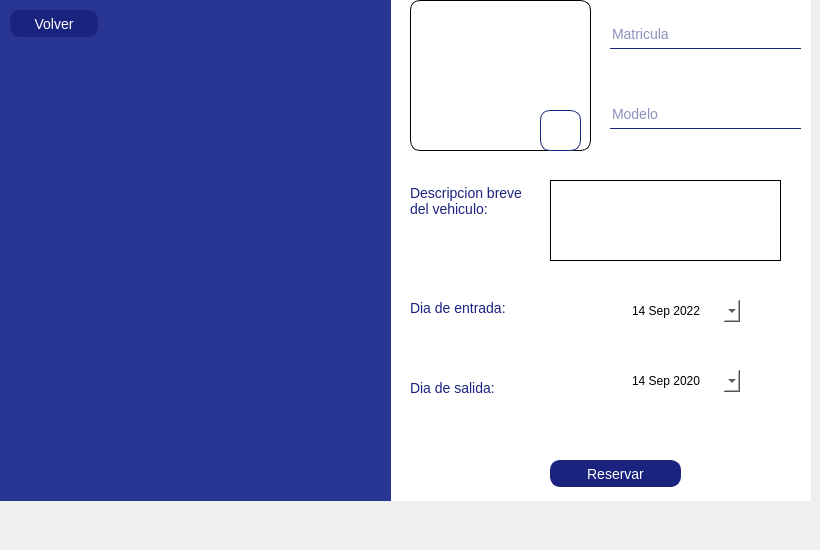
    <widget class="QWidget" name="ReservacionPremium">
     <widget class="QGroupBox" name="groupBox_7">
      <property name="geometry">
       <rect>
        <x>0</x>
        <y>-40</y>
        <width>811</width>
        <height>541</height>
       </rect>
      </property>
      <property name="styleSheet">
       <string notr="true">*{
background-color: transparent;
border: none;
}


QGroupBox{
background-color:white;
border: none;

}

QLineEdit{
color: #1a237e;
border-bottom: 1px solid #1a237e;
border-color: #1a237e;
font-size:14px;
}

QLabel{
color:#1a237e;
background-color: transparent;
font-size:14px

}

QPushButton{
color: white;
background-color: #1a237e;
font-size:14px;
border: 1px solid #1a237e;
border-radius: 10px; 
padding: 2px 4px;
}


</string>
      </property>
      <property name="title">
       <string/>
      </property>
      <property name="checkable">
       <bool>false</bool>
      </property>
      <widget class="QPushButton" name="reservarcajon_3">
       <property name="geometry">
        <rect>
         <x>550</x>
         <y>500</y>
         <width>131</width>
         <height>27</height>
        </rect>
       </property>
       <property name="styleSheet">
        <string notr="true"/>
       </property>
       <property name="text">
        <string>Reservar</string>
       </property>
      </widget>
      <widget class="QLineEdit" name="Modelo_2">
       <property name="geometry">
        <rect>
         <x>610</x>
         <y>140</y>
         <width>191</width>
         <height>29</height>
        </rect>
       </property>
       <property name="styleSheet">
        <string notr="true"/>
       </property>
       <property name="readOnly">
        <bool>false</bool>
       </property>
       <property name="placeholderText">
        <string>Modelo</string>
       </property>
       <property name="clearButtonEnabled">
        <bool>true</bool>
       </property>
      </widget>
      <widget class="QLineEdit" name="Matricula_2">
       <property name="geometry">
        <rect>
         <x>610</x>
         <y>60</y>
         <width>191</width>
         <height>29</height>
        </rect>
       </property>
       <property name="styleSheet">
        <string notr="true"/>
       </property>
       <property name="placeholderText">
        <string>Matricula</string>
       </property>
      </widget>
      <widget class="QLabel" name="fotouser_3">
       <property name="geometry">
        <rect>
         <x>410</x>
         <y>40</y>
         <width>181</width>
         <height>151</height>
        </rect>
       </property>
       <property name="styleSheet">
        <string notr="true">border: 1px solid black;
border-radius:10px;</string>
       </property>
       <property name="text">
        <string/>
       </property>
      </widget>
      <widget class="QPushButton" name="autofoto_3">
       <property name="geometry">
        <rect>
         <x>540</x>
         <y>150</y>
         <width>41</width>
         <height>41</height>
        </rect>
       </property>
       <property name="styleSheet">
        <string notr="true">QPushButton{
	border-image: url(:/Imagenes/camara.png);
    background-color: white;
    width: 36px;
    height: 36px;
}</string>
       </property>
       <property name="text">
        <string/>
       </property>
      </widget>
      <widget class="QPlainTextEdit" name="descripcion_2">
       <property name="geometry">
        <rect>
         <x>550</x>
         <y>220</y>
         <width>231</width>
         <height>81</height>
        </rect>
       </property>
       <property name="styleSheet">
        <string notr="true">border: 1px solid black;</string>
       </property>
       <property name="plainText">
        <string/>
       </property>
      </widget>
      <widget class="QLabel" name="label_Registro_5">
       <property name="geometry">
        <rect>
         <x>-10</x>
         <y>20</y>
         <width>401</width>
         <height>521</height>
        </rect>
       </property>
       <property name="styleSheet">
        <string notr="true">background-color: rgb(40, 53, 147);</string>
       </property>
       <property name="text">
        <string/>
       </property>
      </widget>
      <widget class="QLabel" name="label_15">
       <property name="geometry">
        <rect>
         <x>410</x>
         <y>340</y>
         <width>151</width>
         <height>16</height>
        </rect>
       </property>
       <property name="text">
        <string>Dia de entrada:</string>
       </property>
      </widget>
      <widget class="QLabel" name="label_16">
       <property name="geometry">
        <rect>
         <x>410</x>
         <y>420</y>
         <width>151</width>
         <height>16</height>
        </rect>
       </property>
       <property name="text">
        <string>Dia de salida:</string>
       </property>
      </widget>
      <widget class="QLabel" name="label_22">
       <property name="geometry">
        <rect>
         <x>410</x>
         <y>220</y>
         <width>151</width>
         <height>41</height>
        </rect>
       </property>
       <property name="text">
        <string>Descripcion breve 
del vehiculo: </string>
       </property>
      </widget>
      <widget class="QDateEdit" name="dia_inicio">
       <property name="geometry">
        <rect>
         <x>630</x>
         <y>340</y>
         <width>110</width>
         <height>22</height>
        </rect>
       </property>
       <property name="styleSheet">
        <string notr="true">background-color: rgb(255, 255, 255);</string>
       </property>
       <property name="minimumDate">
        <date>
         <year>2022</year>
         <month>9</month>
         <day>14</day>
        </date>
       </property>
       <property name="calendarPopup">
        <bool>true</bool>
       </property>
      </widget>
      <widget class="QDateEdit" name="dia_fin">
       <property name="geometry">
        <rect>
         <x>630</x>
         <y>410</y>
         <width>110</width>
         <height>22</height>
        </rect>
       </property>
       <property name="styleSheet">
        <string notr="true">background-color: rgb(255, 255, 255);</string>
       </property>
       <property name="minimumDate">
        <date>
         <year>2020</year>
         <month>9</month>
         <day>14</day>
        </date>
       </property>
       <property name="calendarPopup">
        <bool>true</bool>
       </property>
      </widget>
      <widget class="QPushButton" name="regresar_6">
       <property name="geometry">
        <rect>
         <x>10</x>
         <y>50</y>
         <width>88</width>
         <height>27</height>
        </rect>
       </property>
       <property name="styleSheet">
        <string notr="true"/>
       </property>
       <property name="text">
        <string>Volver</string>
       </property>
      </widget>
      <widget class="QGroupBox" name="groupBox_23">
       <property name="geometry">
        <rect>
         <x>40</x>
         <y>150</y>
         <width>291</width>
         <height>271</height>
        </rect>
       </property>
       <property name="styleSheet">
        <string notr="true">border-image: url(:/Imagenes/premium.png);
background-color:transparent;</string>
       </property>
       <property name="title">
        <string/>
       </property>
      </widget>
     </widget>
    </widget>
